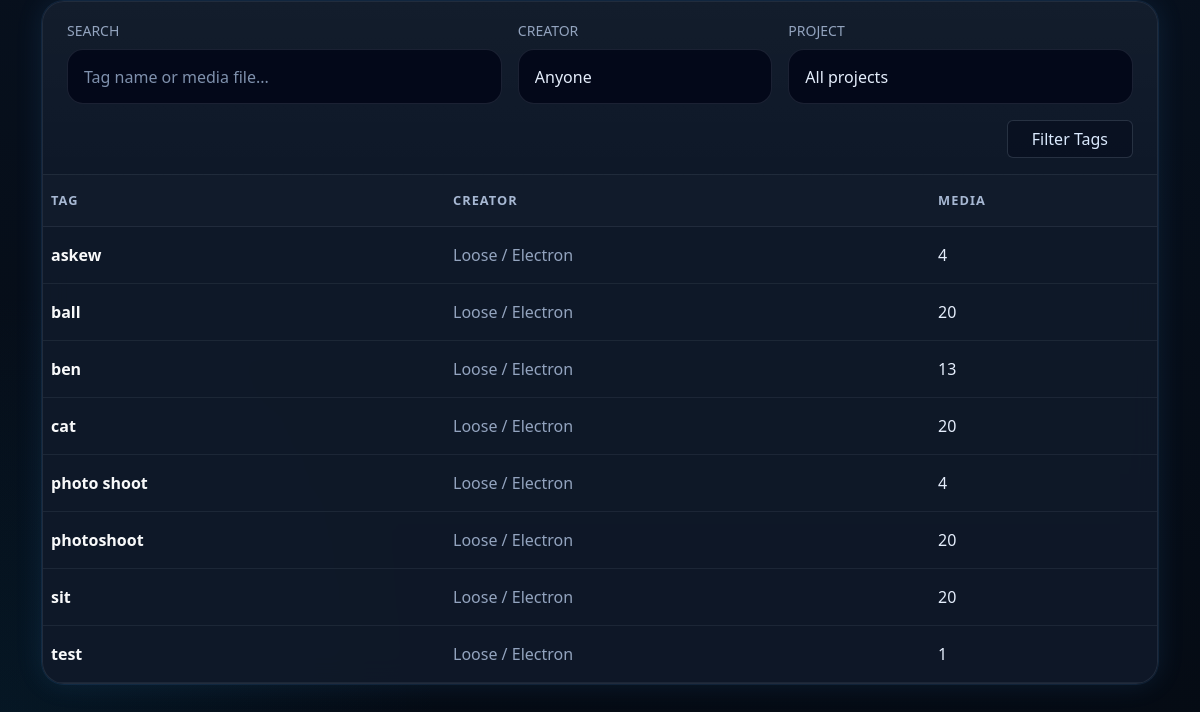
The app's page /dashboard/tags/ (lower part), older data.
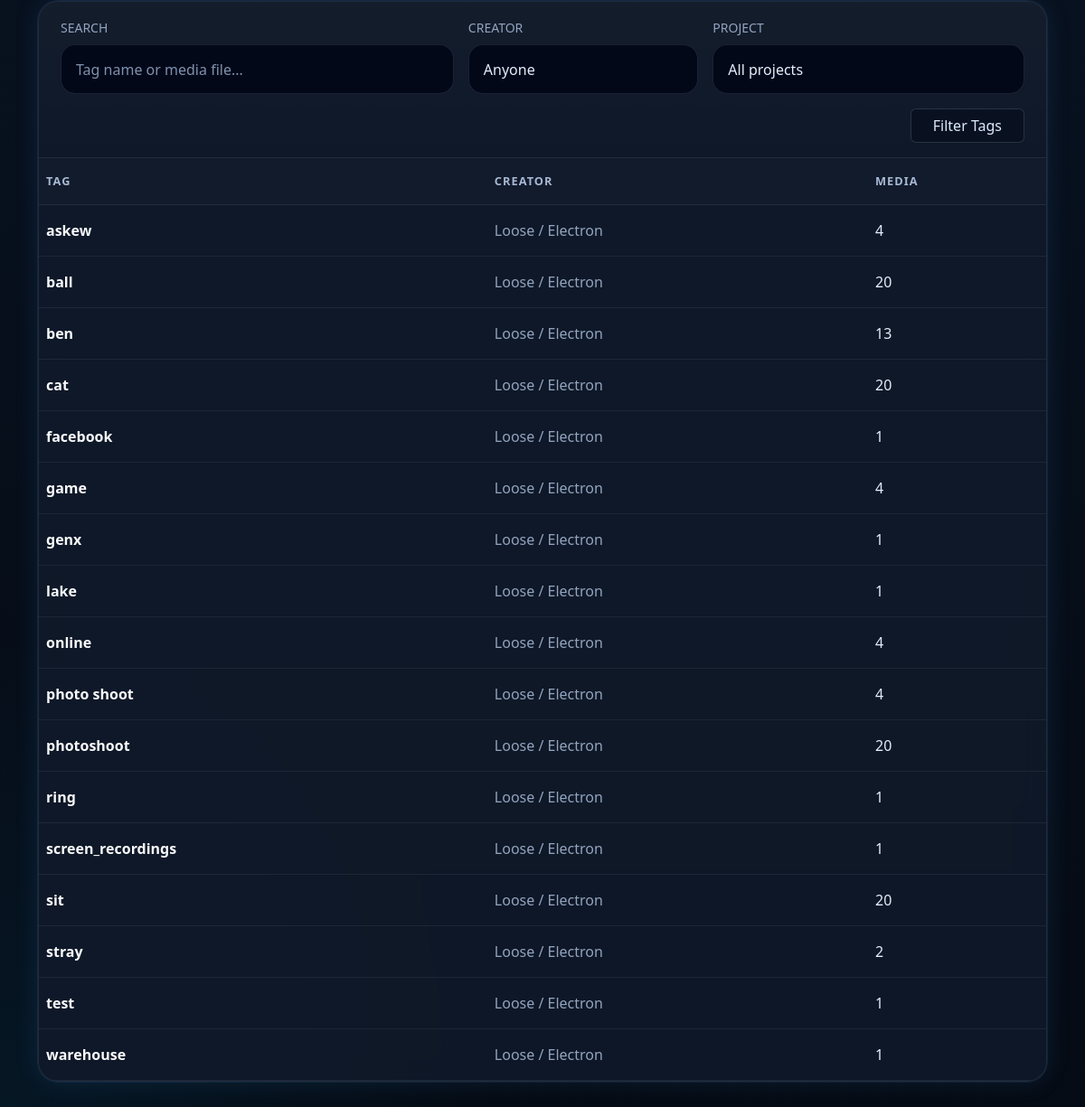
The same page, newer data.
### base/models.py (models this page shows, shortened)
class Tag(models.Model):
    user = models.ForeignKey(
        settings.AUTH_USER_MODEL,
        on_delete=models.CASCADE,
        related_name="tags",
        null=True,
        blank=True,
    )
    name = models.CharField(max_length=90)
    class Meta:
        constraints = [
            models.UniqueConstraint(fields=["user", "name"], name="uniq_tag_user_name"),
        ]

### base/views.py (the view)
# urls.py: path("dashboard/tags/", views.dashboard_tags, name="dashboard_tags"),
def dashboard_tags(request):
    q = (request.GET.get("q") or "").strip()
    creator = (request.GET.get("creator") or "").strip()
    project_id = (request.GET.get("project_id") or "").strip()
    tags = Tag.objects.select_related("user").annotate(media_total=Count("media", distinct=True)).order_by("name")
    if q:
        tags = tags.filter(Q(name__icontains=q) | Q(media__file_name__icontains=q)).distinct()
    if creator == "me" and request.user.is_authenticated:
        tags = tags.filter(user=request.user)
    elif creator == "loose":
        tags = tags.filter(user__isnull=True)
    if project_id.isdigit():
        tags = tags.filter(media__project_id=int(project_id)).distinct()
    return render(
        request,
        "base/dashboard_tags.html",
        {
            "tags": tags,
            "projects": Project.objects.order_by("name"),
            "filters": {"q": q, "creator": creator, "project_id": project_id},
            **_base_context(),
        },
    )

### base/views.py (called while the page is built)
def _empty_search_state():
    return {
        "q": "",
        "projects": True,
        "tags": True,
        "clients": True,
        "metadata": True,
    }

def _base_context(search_state=None):
    return {
        "search_state": search_state or _empty_search_state(),
    }

### base/templates/base/dashboard_tags.html (shortened to what this page needs)
{% extends "base/base.html" %}
{% block content %}
  <div class="visa-glass-soft card-visa">
    <div class="content-card-header px-4 py-3">
      <form method="get" class="row g-3 align-items-end">
        <div class="col-12 col-md-5">
          <label class="form-label muted small text-uppercase">Search</label>
          <input name="q" value="{{ filters.q }}" class="form-control search-input" placeholder="Tag name or media file...">
        </div>
        <div class="col-12 col-md-3">
          <label class="form-label muted small text-uppercase">Creator</label>
          <select name="creator" class="form-select search-input">
            <option value="">Anyone</option>
          </select>
        </div>
        <div class="col-12 col-md-4">
          <label class="form-label muted small text-uppercase">Project</label>
          <select name="project_id" class="form-select search-input">
            <option value="">All projects</option>
          </select>
        </div>
        <div class="col-12 d-flex justify-content-end">
          <button class="btn btn-outline-visa px-4">Filter Tags</button>
        </div>
      </form>
    </div>
    <div class="table-responsive">
      <table class="table table-visa table-hover align-middle mb-0">
        <thead>
          <tr>
            <th>Tag</th>
            <th>Creator</th>
            <th>Media</th>
          </tr>
        </thead>
        <tbody>
          {% for tag in tags %}
            <tr>
              <td class="fw-semibold text-light">{{ tag.name }}</td>
              <td>{% if tag.user %}{{ tag.user.username }}{% else %}<span class="muted">Loose / Electron</span>{% endif %}</td>
              <td>{{ tag.media_total }}</td>
            </tr>
          {% empty %}
            <tr><td colspan="3" class="text-center py-5"><div class="muted">No tags yet.</div></td></tr>
          {% endfor %}
        </tbody>
      </table>
    </div>
  </div>
{% endblock %}

Row changes from the older to the newer data that the page shows:
added Tag: name "facebook", shows "Loose / Electron", media_total "1"
added Tag: name "game", shows "Loose / Electron", media_total "4"
added Tag: name "genx", shows "Loose / Electron", media_total "1"
added Tag: name "lake", shows "Loose / Electron", media_total "1"
added Tag: name "online", shows "Loose / Electron", media_total "4"
added Tag: name "ring", shows "Loose / Electron", media_total "1"
added Tag: name "screen_recordings", shows "Loose / Electron", media_total "1"
added Tag: name "stray", shows "Loose / Electron", media_total "2"
added Tag: name "warehouse", shows "Loose / Electron", media_total "1"
